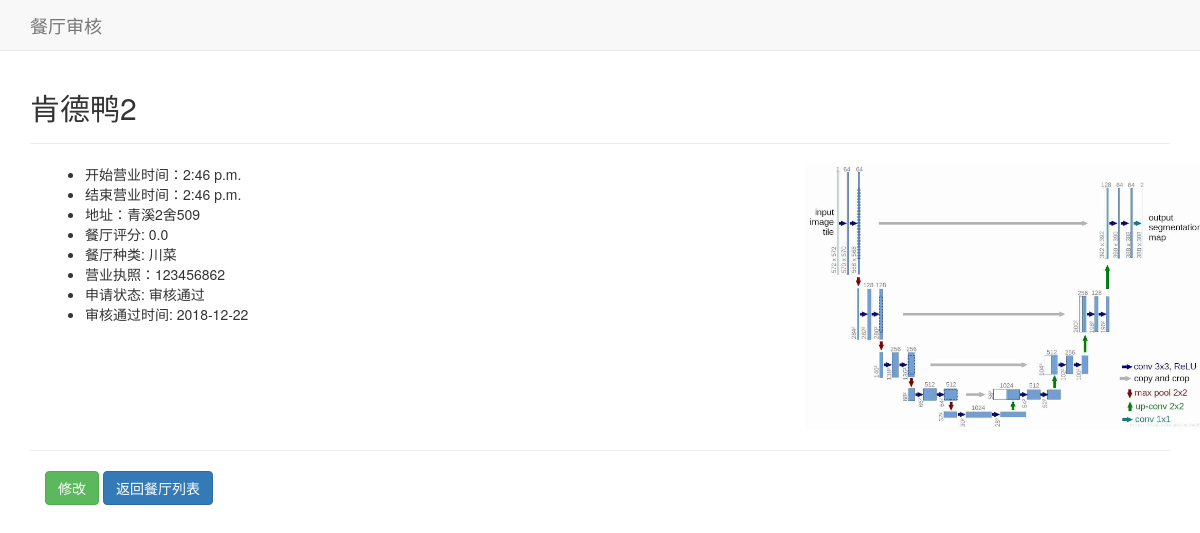
The app's page /apply/2/ with its own data.
### ApplyController/models.py (models this page shows, shortened)
class Restaurant(models.Model):
    id = models.AutoField(primary_key=True)
    MerchantID = models.ForeignKey(Merchant, on_delete=models.CASCADE)
    Name = models.CharField(max_length=20)
    BusinessStartHour = models.TimeField()
    BusinessEndHour = models.TimeField()
    Address = models.CharField(max_length=50)
    Image = models.ImageField(upload_to=get_file_path, null=True, blank=True)
    Score = models.FloatField(validators=[MinValueValidator(0), MaxValueValidator(5)], default=0)
    Category_Choices = (
        ('1', '川菜'),
        ('2', '粤菜'),
        ('3', '鲁菜'),
        ('4', '苏菜'),
        ('5', '湘菜'),
        ('6', '浙菜'),
        ('7', '其他'),
    )
    Category = models.CharField(max_length=1, choices=Category_Choices)
    LicenseID = models.CharField(validators=[RegexValidator(regex='^[0-9]*$')], max_length=50)
    ApplicationTime = models.DateTimeField(auto_now_add=True)
    Status_Choices = (
        (0, '待审核'),
        (1, '审核拒绝'),
        (2, '审核通过'),
    )
    Status = models.SmallIntegerField(choices=Status_Choices, default=0)
    OpenTime = models.DateTimeField(null=True)
    class Meta:
        ordering = ['Status', 'ApplicationTime']

### ApplyController/views.py (the view)
# urls.py: path('<int:pk>/', views.DetailView.as_view(), name='detail'),
class DetailView(generic.DetailView):
    model = Restaurant
    template_name = 'ApplyController/detail.html'

### ApplyController/templates/ApplyController/detail.html (shortened to what this page needs)
{% extends "ApplyController/base.html" %}
{% load bootstrap3 %}
{% load static %}
{% block header %}
<div class="container">
    <div class="page-header" style="margin-top:0px;">
        <h2>{{ restaurant.Name }}</h2>
    </div>
</div>
{% endblock header %}
{% block content %}
<div class="container">
    <div class="row-fluid">
        <div class="col-md-8">
            <ul>
                <li>开始营业时间：{{ restaurant.BusinessStartHour }}</li>
                <li>结束营业时间：{{ restaurant.BusinessEndHour }}</li>
                <li>地址：{{ restaurant.Address }}</li>
                <li>餐厅评分: {{ restaurant.Score }}</li>
                <li>餐厅种类: {{ restaurant.get_Category_display }}</li>
                <li>营业执照：{{ restaurant.LicenseID }}</li>
                <li>申请状态: {{ restaurant.get_Status_display }}</li>
                <li>审核通过时间: {{ restaurant.OpenTime| date:"Y-m-d" }}</li>
            </ul>
        </div>
        <div class="col-md-4">
            {% if restaurant.Image %}
                <img class="img-responsive-center-block" width="400px" src="{{ restaurant.Image.url }}" />
            {% else %}
                <strong><p>暂无图片可显示</p></strong>
            {% endif %}
        </div>
    </div>
</div>
<div class="container">
    <hr>
    <div class="col-md-4">
        <button type="button" class="btn btn-success" onclick="location.href='{% url 'apply:edit' restaurant.id %}'">修改</button>
        <button type="button" class="btn btn-primary" onclick="location.href='/apply/'">返回餐厅列表</button>
    </div>
</div>
{% endblock content %}

### records on screen
Restaurant: Name "肯德鸭2", BusinessStartHour "2:46 p.m.", BusinessEndHour "2:46 p.m.", Address "青溪2舍509", Score "0.0", Category "川菜", LicenseID "123456862", Status "审核通过", OpenTime "2018-12-22", Image (picture)
